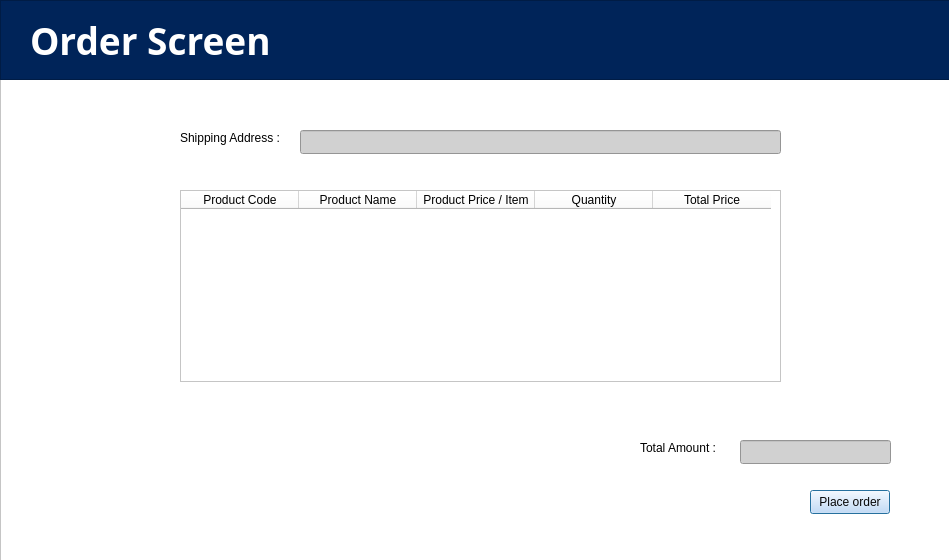
<?xml version="1.0" encoding="UTF-8"?>
<ui version="4.0">
 <class>OrderScreen</class>
 <widget class="QDialog" name="OrderScreen">
  <property name="geometry">
   <rect>
    <x>0</x>
    <y>0</y>
    <width>949</width>
    <height>560</height>
   </rect>
  </property>
  <property name="windowTitle">
   <string>Dialog</string>
  </property>
  <widget class="QFrame" name="frame">
   <property name="geometry">
    <rect>
     <x>0</x>
     <y>0</y>
     <width>951</width>
     <height>561</height>
    </rect>
   </property>
   <property name="styleSheet">
    <string notr="true">background-color: rgb(255, 255, 255);</string>
   </property>
   <property name="frameShape">
    <enum>QFrame::Shape::StyledPanel</enum>
   </property>
   <property name="frameShadow">
    <enum>QFrame::Shadow::Raised</enum>
   </property>
   <widget class="QPushButton" name="checkoutButton">
    <property name="geometry">
     <rect>
      <x>810</x>
      <y>490</y>
      <width>80</width>
      <height>24</height>
     </rect>
    </property>
    <property name="styleSheet">
     <string notr="true">color: rgb(8, 8, 8);
background-color: rgb(200, 223, 255);</string>
    </property>
    <property name="text">
     <string>Place order</string>
    </property>
   </widget>
   <widget class="QLineEdit" name="totalAmountInput">
    <property name="geometry">
     <rect>
      <x>740</x>
      <y>440</y>
      <width>151</width>
      <height>24</height>
     </rect>
    </property>
    <property name="styleSheet">
     <string notr="true">color: rgb(0, 0, 0);
background-color: rgb(209, 209, 209);</string>
    </property>
    <property name="readOnly">
     <bool>true</bool>
    </property>
   </widget>
   <widget class="QLabel" name="label_2">
    <property name="geometry">
     <rect>
      <x>640</x>
      <y>440</y>
      <width>91</width>
      <height>16</height>
     </rect>
    </property>
    <property name="styleSheet">
     <string notr="true">color: rgb(0, 0, 0);</string>
    </property>
    <property name="text">
     <string>Total Amount : </string>
    </property>
   </widget>
   <widget class="QTableWidget" name="orderTable">
    <property name="geometry">
     <rect>
      <x>180</x>
      <y>190</y>
      <width>601</width>
      <height>192</height>
     </rect>
    </property>
    <property name="styleSheet">
     <string notr="true">color: rgb(0, 0, 0);</string>
    </property>
    <attribute name="horizontalHeaderDefaultSectionSize">
     <number>118</number>
    </attribute>
    <column>
     <property name="text">
      <string>Product Code</string>
     </property>
    </column>
    <column>
     <property name="text">
      <string>Product Name</string>
     </property>
    </column>
    <column>
     <property name="text">
      <string>Product Price / Item</string>
     </property>
    </column>
    <column>
     <property name="text">
      <string>Quantity</string>
     </property>
    </column>
    <column>
     <property name="text">
      <string>Total Price</string>
     </property>
    </column>
   </widget>
   <widget class="QLineEdit" name="addressInput">
    <property name="geometry">
     <rect>
      <x>300</x>
      <y>130</y>
      <width>481</width>
      <height>24</height>
     </rect>
    </property>
    <property name="styleSheet">
     <string notr="true">color: rgb(0, 0, 0);
background-color: rgb(209, 209, 209);</string>
    </property>
   </widget>
   <widget class="QLabel" name="label">
    <property name="geometry">
     <rect>
      <x>180</x>
      <y>130</y>
      <width>111</width>
      <height>16</height>
     </rect>
    </property>
    <property name="styleSheet">
     <string notr="true">color: rgb(0, 0, 0);</string>
    </property>
    <property name="text">
     <string>Shipping Address : </string>
    </property>
   </widget>
   <widget class="QFrame" name="frame_2">
    <property name="geometry">
     <rect>
      <x>0</x>
      <y>0</y>
      <width>951</width>
      <height>80</height>
     </rect>
    </property>
    <property name="styleSheet">
     <string notr="true">background-color: rgb(0, 36, 89);</string>
    </property>
    <property name="frameShape">
     <enum>QFrame::Shape::StyledPanel</enum>
    </property>
    <property name="frameShadow">
     <enum>QFrame::Shadow::Raised</enum>
    </property>
    <widget class="QLabel" name="label_3">
     <property name="geometry">
      <rect>
       <x>30</x>
       <y>20</y>
       <width>261</width>
       <height>41</height>
      </rect>
     </property>
     <property name="font">
      <font>
       <family>Rockwell</family>
       <pointsize>28</pointsize>
       <bold>true</bold>
      </font>
     </property>
     <property name="styleSheet">
      <string notr="true">color: rgb(255, 255, 255);</string>
     </property>
     <property name="text">
      <string>Order Screen</string>
     </property>
    </widget>
   </widget>
  </widget>
 </widget>
 <resources/>
 <connections/>
</ui>
